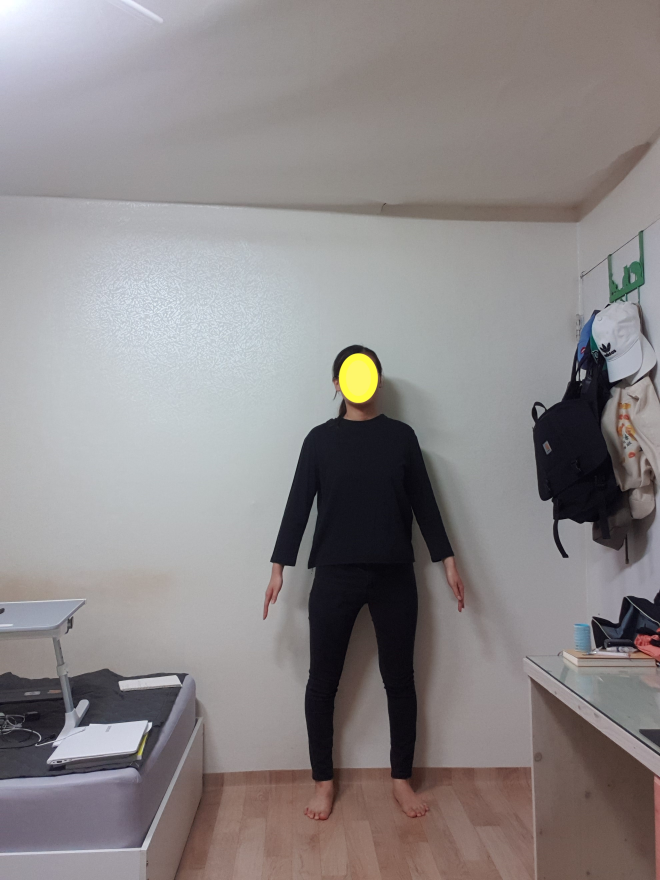
#> input picture 이미지처리/image/front.jpg, 1980 x 2640 px, found by its file name (shown at 1/3 size)
$ python person.py   (older library calls are emulated)
#> lines starting #> are read from the running program, lines starting #| are printed output that depends on the picture; after the words box and inside, x2 and y2 are one past the last pixel; in counts of white or black regions, pixels touching at a corner belong together
import numpy as np
import cv2
import imutils

print(cv2.__version__)

frontimg = cv2.imread(r'.\image\front.jpg')
#> frontimg is the input picture: shape (2640, 1980, 3); mean B, G, R 136.2, 135.5, 140.2
sideimg = cv2.imread(r'.\image\side.jpg')
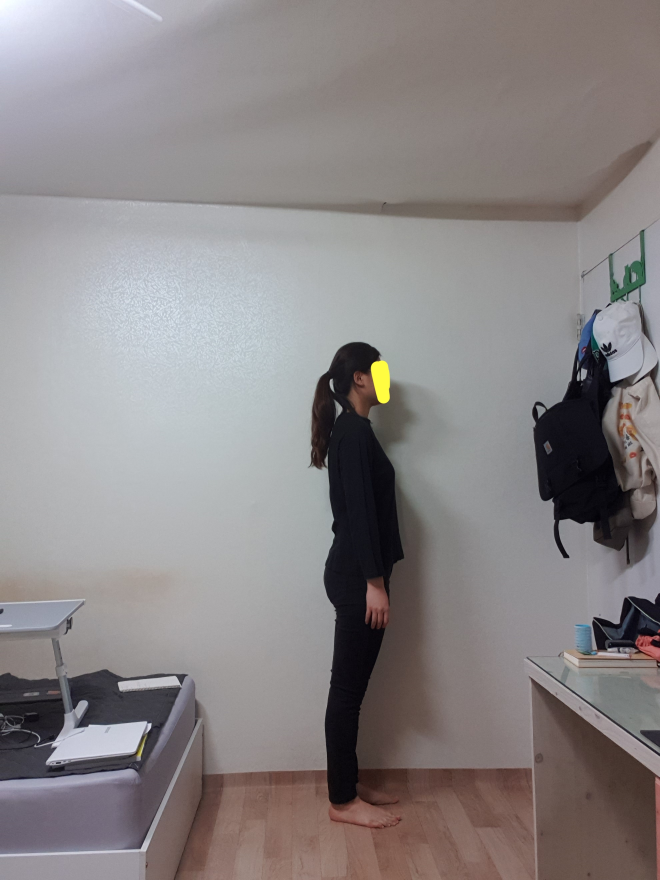
#> input picture 이미지처리/image/side.jpg, 1980 x 2640 px, found by its file name (shown at 1/3 size)
#> sideimg is the input picture: shape (2640, 1980, 3); mean B, G, R 134.2, 133.3, 138.1
bgimg = cv2.imread(r'.\image\background.jpg')
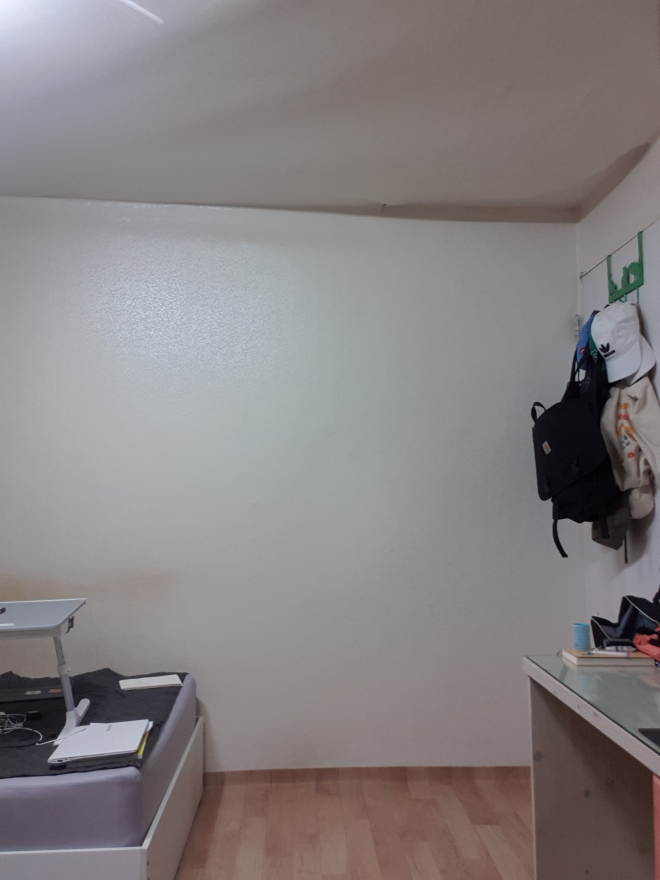
#> input picture 이미지처리/image/background.jpg, 1980 x 2640 px, found by its file name (shown at 1/3 size)
#> bgimg is the input picture: shape (2640, 1980, 3); mean B, G, R 129.7, 128.7, 133.5

# img1 -> img2 달라진 곳 찾기 (배경 - 인물)
# difimg = cv2.subtract(bgimg, frontimg)
difimg = cv2.subtract(bgimg, sideimg)

gray_difimg = cv2.cvtColor(difimg, cv2.COLOR_BGR2GRAY)

# fastNlMeansDenoising(이미지) -> 노이즈 제거
gray_difimg = cv2.fastNlMeansDenoising(gray_difimg)

# 가우시안 필터링을 쓰면 이미지의 경계선도 흐려진다. 따라서 양방향 필터링(Bilateral Filtering) 이용
# bilateralFilter(이미지, 커널크기, 색공간 표준편차, 거리공간 표준편차)
gray_difimg = cv2.bilateralFilter(gray_difimg, 3, 75, 75)

# adaptiveThreshold(입력 이미지, threshold 값보다 클 경우 지정값, thresholing값 결정방법,
# threshold유형, threshold를 적용할 영역의 크기, 평균이나 가중평균에서 차감할 값
# https://blog.naver.com/handuelly/221803811174 참고
th1 = cv2.adaptiveThreshold(gray_difimg, 255, cv2.ADAPTIVE_THRESH_GAUSSIAN_C, cv2.THRESH_BINARY, 9, 2)
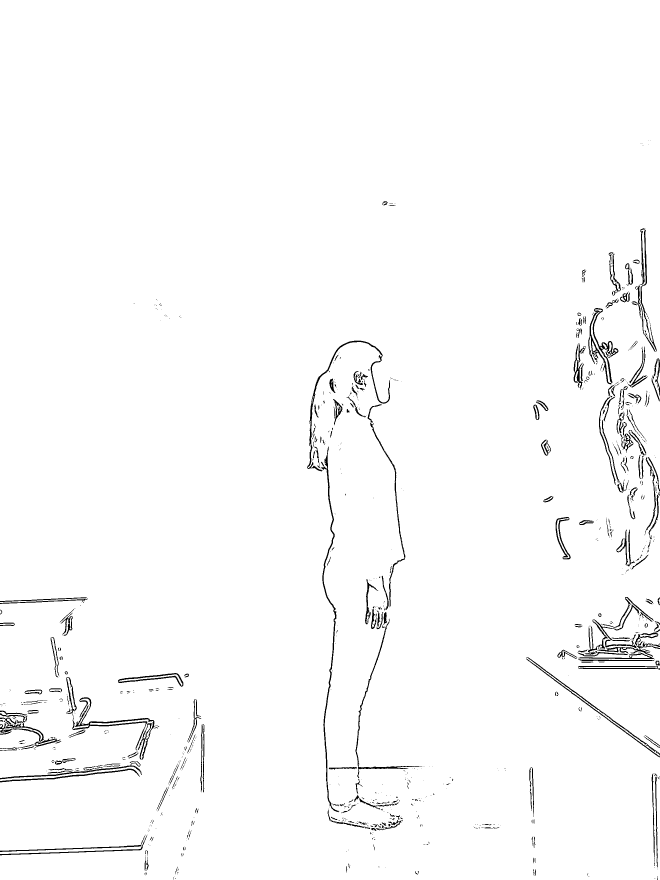
#> th1: shape (2640, 1980) (shown at 1/3 size); 98.2% white; 1074 black regions (776 under 20 px), largest, box (x1, y1, x2, y2) and area: (1733, 1814, 1980, 1971) 5403, (963, 1340, 1018, 2437) 4619, (1765, 924, 1855, 1153) 3584


# 엣지 검출
# https://webnautes.tistory.com/1258
img_sobel_x = cv2.Sobel(th1, cv2.CV_64F, 1, 0, ksize=3)
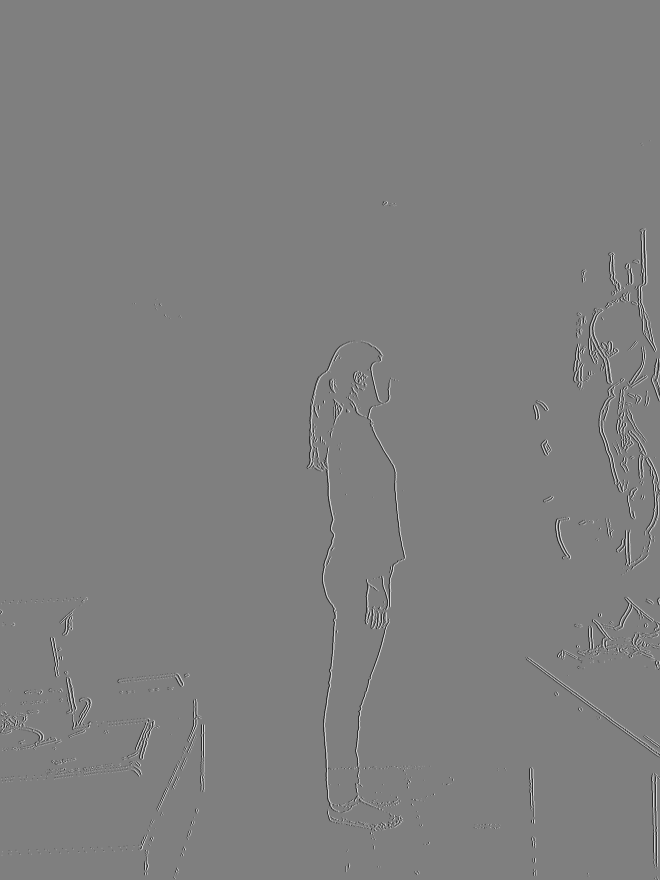
#> img_sobel_x: shape (2640, 1980) float64 (shown at 1/3 size); min -1020, max 1020, mean 0; drawn with min black and max white
img_sobel_x = cv2.convertScaleAbs(img_sobel_x)
#> img_sobel_x: shape (2640, 1980); 2.3% white in thin lines or dots, all inside (x1, y1, x2, y2) = (1, 420, 1979, 2640)

img_sobel_y = cv2.Sobel(th1, cv2.CV_64F, 0, 1, ksize=3)
img_sobel_y = cv2.convertScaleAbs(img_sobel_y)
#> img_sobel_y: shape (2640, 1980); 2.3% white in thin lines or dots, all inside (x1, y1, x2, y2) = (0, 420, 1980, 2639)

img_sobel = cv2.addWeighted(img_sobel_x, 1, img_sobel_y, 1, 0);
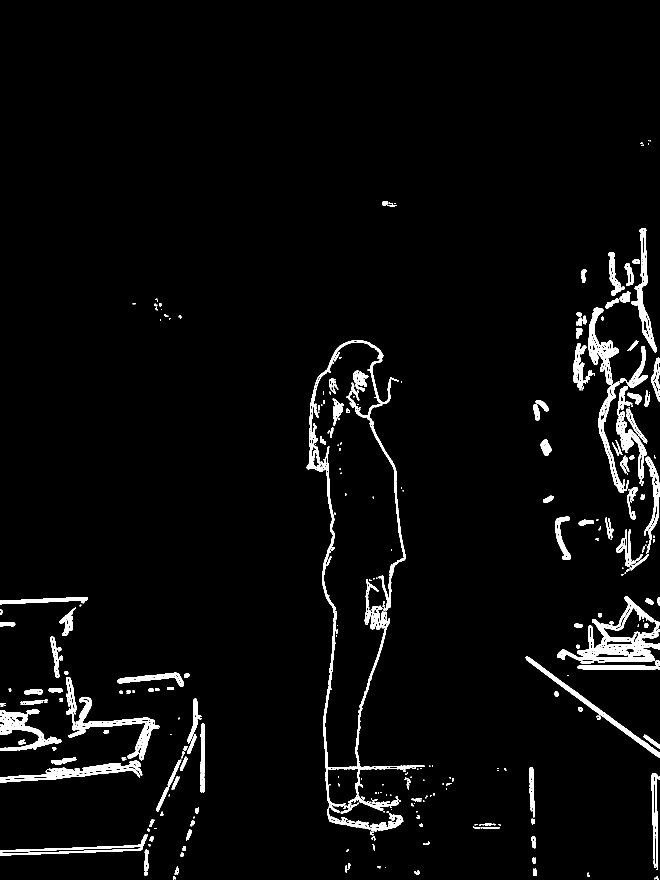
#> img_sobel: shape (2640, 1980) (shown at 1/3 size); 2.9% white in thin lines or dots, all inside (x1, y1, x2, y2) = (0, 420, 1980, 2640)

# cv2.imshow("Sobel X", cv2.resize(img_sobel_x, (400, 700)))
# cv2.imshow("Sobel Y", cv2.resize(img_sobel_y, (400, 700)))
cv2.imshow("Sobel", cv2.resize(img_sobel, (400, 700)))
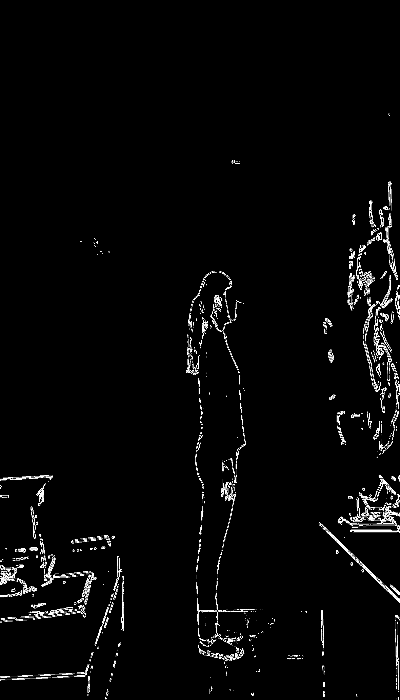
#> window 'Sobel': shape (700, 400); min 0, max 255, mean 7.3


# findContours는 이미지 자체를 수정하기 때문에 복사본(laplacian.copy())사용
# findContours: 동일한 색 또는 동일한 픽셀값(강도,intensity)을 가지고 있는 영역의 경계선 정보다. 물체의 윤곽선, 외형을 파악하는데 사용
# https://datascienceschool.net/view-notebook/f9f8983941254a34bf0fee42c66c5539/ 참고
# 모드는 제일 용량이 적게 든다고 해서 사용!
cnts = cv2.findContours(img_sobel.copy(), cv2.RETR_TREE, cv2.CHAIN_APPROX_SIMPLE)
#> cnts = 5833 contours, 5080 with area under 20; largest, box (x1, y1, x2, y2) and area: (1732, 1790, 1980, 1985) 17392, (198, 2031, 479, 2281) 10281, (1764, 923, 1856, 1154) 7088, (0, 2131, 185, 2253) 6858, (1894, 684, 1971, 1057) 6564

# pip install imutils
# grab_contours: contours의 총 개수
cnts = imutils.grab_contours(cnts)
#윤곽선 정렬..?
cnts = sorted(cnts, key = cv2.contourArea, reverse = True)[:10]
#> cnts = 10 contours; largest, box (x1, y1, x2, y2) and area: (1732, 1790, 1980, 1985) 17392, (198, 2031, 479, 2281) 10281, (1764, 923, 1856, 1154) 7088, (0, 2131, 185, 2253) 6858, (1894, 684, 1971, 1057) 6564
screenCnt = None

#원본 이미지에 cnts이미지 draw
# image = cv2.drawContours(frontimg, cnts, -1, (0,255,0), 3)
image = cv2.drawContours(sideimg, cnts, -1, (0,255,0), 3)

cv2.imshow("sobel", cv2.resize(image, (400, 700)))
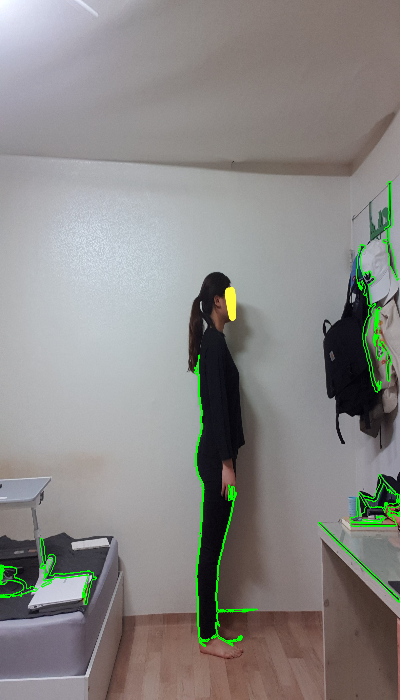
#> window 'sobel': shape (700, 400, 3); mean B, G, R 132.9, 135.3, 136.8
cv2.waitKey(0)
cv2.destroyAllWindows()
